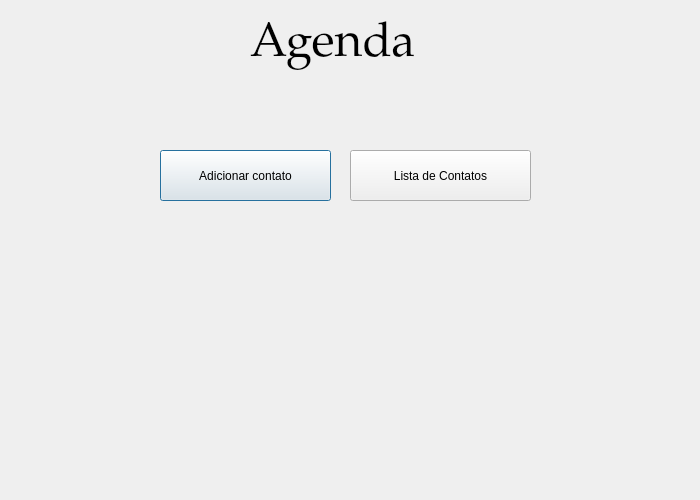
<?xml version="1.0" encoding="UTF-8"?>
<ui version="4.0">
 <class>TelaInicial</class>
 <widget class="QDialog" name="TelaInicial">
  <property name="geometry">
   <rect>
    <x>0</x>
    <y>0</y>
    <width>700</width>
    <height>500</height>
   </rect>
  </property>
  <property name="windowTitle">
   <string>Dialog</string>
  </property>
  <widget class="QLabel" name="label_nome_principal">
   <property name="geometry">
    <rect>
     <x>250</x>
     <y>0</y>
     <width>221</width>
     <height>91</height>
    </rect>
   </property>
   <property name="font">
    <font>
     <family>Palatino Linotype</family>
     <pointsize>36</pointsize>
    </font>
   </property>
   <property name="text">
    <string>Agenda</string>
   </property>
  </widget>
  <widget class="QPushButton" name="pushButton_add_contato">
   <property name="geometry">
    <rect>
     <x>160</x>
     <y>150</y>
     <width>171</width>
     <height>51</height>
    </rect>
   </property>
   <property name="text">
    <string>Adicionar contato</string>
   </property>
  </widget>
  <widget class="QPushButton" name="pushButton_lista_contatos">
   <property name="geometry">
    <rect>
     <x>350</x>
     <y>150</y>
     <width>181</width>
     <height>51</height>
    </rect>
   </property>
   <property name="text">
    <string>Lista de Contatos</string>
   </property>
  </widget>
 </widget>
 <resources/>
 <connections/>
</ui>
